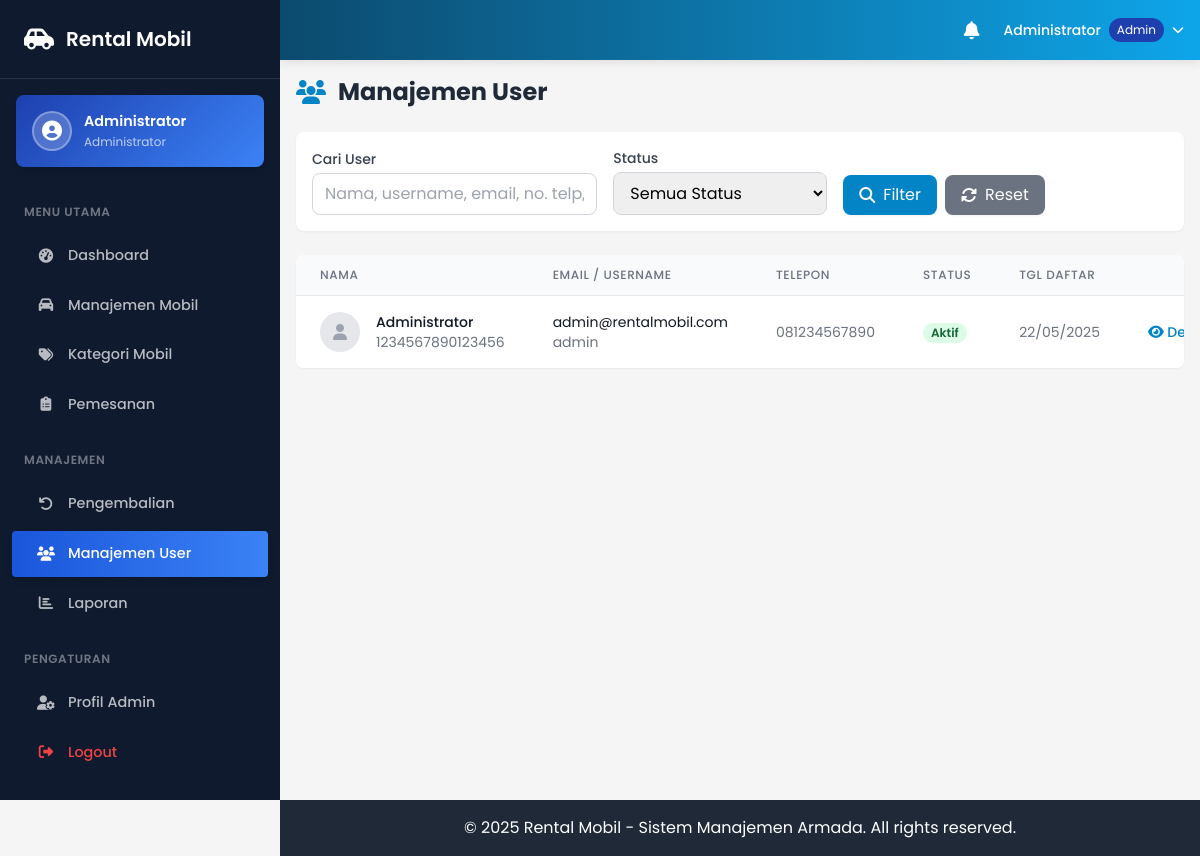
The app's page /admin/user/index.php (signed in) with its own data.
### tables this page shows
CREATE TABLE IF NOT EXISTS users (
    id INT AUTO_INCREMENT PRIMARY KEY,
    username VARCHAR(50) NOT NULL UNIQUE,
    password VARCHAR(255) NOT NULL,
    nama VARCHAR(100) NOT NULL,
    email VARCHAR(100) NOT NULL UNIQUE,
    no_telp VARCHAR(15) NOT NULL,
    alamat TEXT NOT NULL,
    no_ktp VARCHAR(20) NOT NULL,
    foto_ktp VARCHAR(255),
    status ENUM('aktif', 'nonaktif') DEFAULT 'aktif',
    role ENUM('admin', 'user') DEFAULT 'user',
    created_at TIMESTAMP DEFAULT CURRENT_TIMESTAMP,
    updated_at TIMESTAMP DEFAULT CURRENT_TIMESTAMP ON UPDATE CURRENT_TIMESTAMP
);

### admin/user/index.php (the view, shortened to what this page needs)
<?php
require_once '../includes/header.php';
$db = new Database();
$conn = $db->getConnection();
$search = isset($_GET['search']) ? trim($_GET['search']) : '';
$page = isset($_GET['page']) ? (int)$_GET['page'] : 1;
$limit = 10;
$offset = ($page - 1) * $limit;
$sql = "SELECT * FROM users WHERE 1=1";
$params = [];
$sql .= " ORDER BY created_at DESC LIMIT $offset, $limit";
$stmt = $conn->prepare($sql);
$stmt->execute($params);
$users = $stmt->fetchAll(PDO::FETCH_ASSOC);
?>
<div class="flex justify-between items-center mb-6">
    <h1 class="text-2xl font-bold text-gray-800 flex items-center">
        <i class="fas fa-users mr-3 text-primary-600"></i> Manajemen User
    </h1>
</div>
<div class="bg-white rounded-lg shadow-sm p-4 mb-6">
    <form action="" method="GET" class="flex flex-wrap items-end gap-4">
        <div class="w-full md:w-1/3">
            <label for="search" class="block text-sm font-medium text-gray-700 mb-1">Cari User</label>
            <input type="text" id="search" name="search" value="<?= htmlspecialchars($search) ?>" placeholder="Nama, username, email, no. telp, KTP..." class="w-full border border-gray-300 px-3 py-2 rounded-lg focus:outline-none focus:ring-2 focus:ring-primary-500 focus:border-primary-500">
        </div>
        <div class="w-full md:w-1/4">
            <label for="status" class="block text-sm font-medium text-gray-700 mb-1">Status</label>
            <select id="status" name="status" class="w-full border border-gray-300 px-3 py-2 rounded-lg focus:outline-none focus:ring-2 focus:ring-primary-500 focus:border-primary-500">
                <option value="">Semua Status</option>
            </select>
        </div>
        <div class="flex items-center space-x-2">
            <button type="submit" class="bg-primary-600 hover:bg-primary-700 text-white py-2 px-4 rounded-lg shadow-sm transition duration-200 flex items-center">
                <i class="fas fa-search mr-2"></i> Filter
            </button>
            <a href="<?= ADMIN_URL ?>user/index.php" class="bg-gray-500 hover:bg-gray-600 text-white py-2 px-4 rounded-lg shadow-sm transition duration-200 flex items-center">
                <i class="fas fa-sync-alt mr-2"></i> Reset
            </a>
        </div>
    </form>
</div>
<div class="bg-white rounded-lg shadow-sm overflow-hidden">
    <div class="overflow-x-auto">
        <table class="min-w-full divide-y divide-gray-200">
            <thead class="bg-gray-50">
                <tr>
                    <th scope="col" class="px-6 py-3 text-left text-xs font-medium text-gray-500 uppercase tracking-wider">
                        Nama
                    </th>
                    <th scope="col" class="px-6 py-3 text-left text-xs font-medium text-gray-500 uppercase tracking-wider">
                        Email / Username
                    </th>
                    <th scope="col" class="px-6 py-3 text-left text-xs font-medium text-gray-500 uppercase tracking-wider">
                        Telepon
                    </th>
                    <th scope="col" class="px-6 py-3 text-left text-xs font-medium text-gray-500 uppercase tracking-wider">
                        Status
                    </th>
                    <th scope="col" class="px-6 py-3 text-left text-xs font-medium text-gray-500 uppercase tracking-wider">
                        Tgl Daftar
                    </th>
                    <th scope="col" class="px-6 py-3 text-right text-xs font-medium text-gray-500 uppercase tracking-wider">
                    </th>
                </tr>
            </thead>
            <tbody class="bg-white divide-y divide-gray-200">
                <?php if (empty($users)): ?>
                    <tr>
                        <td colspan="6" class="px-6 py-4 text-center text-gray-500">
                            Tidak ada data user yang ditemukan
                        </td>
                    </tr>
                <?php else: ?>
                    <?php foreach ($users as $user): ?>
                        <tr class="hover:bg-gray-50">
                            <td class="px-6 py-4 whitespace-nowrap">
                                <div class="flex items-center">
                                    <div class="flex-shrink-0 h-10 w-10 bg-gray-200 rounded-full flex items-center justify-center">
                                        <?php if (!empty($user['foto_ktp'])): ?>
                                            <img class="h-10 w-10 rounded-full object-cover" src="<?= ASSETS_URL ?>uploads/ktp/<?= $user['foto_ktp'] ?>" alt="KTP <?= $user['nama'] ?>">
                                        <?php else: ?>
                                            <i class="fas fa-user text-gray-400"></i>
                                        <?php endif; ?>
                                    </div>
                                    <div class="ml-4">
                                        <div class="text-sm font-medium text-gray-900"><?= $user['nama'] ?></div>
                                        <div class="text-sm text-gray-500"><?= $user['no_ktp'] ?></div>
                                    </div>
                                </div>
                            </td>
                            <td class="px-6 py-4 whitespace-nowrap">
                                <div class="text-sm text-gray-900"><?= $user['email'] ?></div>
                                <div class="text-sm text-gray-500"><?= $user['username'] ?></div>
                            </td>
                            <td class="px-6 py-4 whitespace-nowrap text-sm text-gray-500">
                                <?= $user['no_telp'] ?>
                            </td>
                            <td class="px-6 py-4 whitespace-nowrap">
                                <span class="px-2 inline-flex text-xs leading-5 font-semibold rounded-full <?= $user['status'] === 'aktif' ? 'bg-green-100 text-green-800' : 'bg-red-100 text-red-800' ?>">
                                    <?= ucfirst($user['status']) ?>
                                </span>
                            </td>
                            <td class="px-6 py-4 whitespace-nowrap text-sm text-gray-500">
                                <?= date('d/m/Y', strtotime($user['created_at'])) ?>
                            </td>
                            <td class="px-6 py-4 whitespace-nowrap text-right text-sm font-medium">
                                <a href="<?= ADMIN_URL ?>user/detail.php?id=<?= $user['id'] ?>" class="text-primary-600 hover:text-primary-900 mr-3">
                                    <i class="fas fa-eye"></i> Detail
                                </a>
                            </td>
                        </tr>
                    <?php endforeach; ?>
                <?php endif; ?>
            </tbody>
        </table>
    </div>
</div>
<?php require_once '../includes/footer.php'; ?>

### admin/includes/header.php (style rules this page uses)
body { font-family: 'Poppins', sans-serif; background-color: #f5f5f5; }

### records on screen
users: nama "Administrator", no_ktp "1234567890123456", email "admin@rentalmobil.com", username "admin", no_telp "081234567890", status "Aktif", created_at "22/05/2025"

### other values on screen
$_SESSION['admin_nama'] "Administrator"
